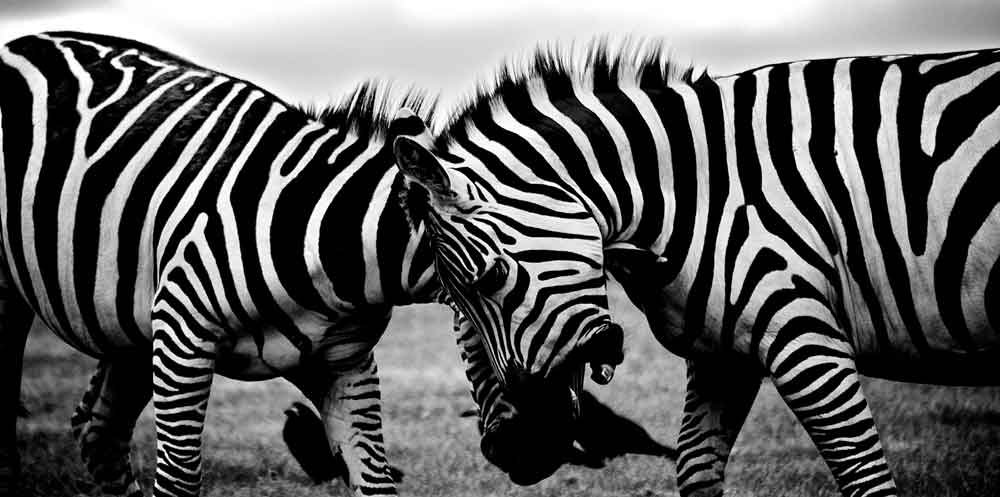
#> input picture Semana_09_Fundamentos_Vision_Computador/semana_09_5_segmentacion_formas/media/IMAGEN_EN_ESCALA_DE_GRISES.jpg, 1000 x 497 px; its folder holds only this picture in this run
$ jupyter execute workshop.ipynb
#> lines starting #> are read from the running program, lines starting #| are printed output that depends on the picture; after the words box and inside, x2 and y2 are one past the last pixel; in counts of white or black regions, pixels touching at a corner belong together
# Taller: Segmentando el Mundo - Binarización y Reconocimiento de Formas

Este notebook implementa técnicas de segmentación de imágenes mediante umbralización y detección de formas.

## 1. Importar librerías necesarias

[cell 1]
import cv2
import numpy as np
import matplotlib.pyplot as plt
from matplotlib.patches import Rectangle
import os
from pathlib import Path

# Crear carpeta de salida para resultados
OUTPUT_DIR = '../media'
os.makedirs(OUTPUT_DIR, exist_ok=True)

print("Librerías importadas correctamente")

## 2. Generar imagen de ejemplo con formas simples

[cell 2]
# Cargar imagen en escala de grises
img_path = '../media/IMAGEN_EN_ESCALA_DE_GRISES.jpg'
img = cv2.imread(img_path, cv2.IMREAD_GRAYSCALE)
#> img is the input picture: shape (497, 1000); min 0, max 255, mean 94.2

# Verificar que la imagen se cargó correctamente
if img is None:
    raise FileNotFoundError(f"No se pudo cargar la imagen desde: {img_path}")

print(f"Imagen cargada correctamente: {img.shape}")
#| Imagen cargada correctamente: (497, 1000)
print(f"Tipo de dato: {img.dtype}")
#| Tipo de dato: uint8
print(f"Rango de valores: [{img.min()}, {img.max()}]")
#| Rango de valores: [0, 255]

# Mostrar imagen original
plt.figure(figsize=(12, 8))
plt.imshow(img, cmap='gray')
plt.title('Imagen Original en Escala de Grises')
plt.axis('off')
plt.tight_layout()
plt.savefig(os.path.join(OUTPUT_DIR, '01_imagen_original_viz.png'), dpi=100, bbox_inches='tight')
plt.show()

# Guardar imagen original también en formato PNG para referencia
cv2.imwrite(os.path.join(OUTPUT_DIR, '01_imagen_original.png'), img)
#> Out = True

## 3. Segmentación Binaria - Umbral Fijo

[cell 3]
# Aplicar umbral fijo
# Cualquier píxel con valor < 128 se convierte a 0, > 128 a 255
ret, binary_fixed = cv2.threshold(img, 127, 255, cv2.THRESH_BINARY)
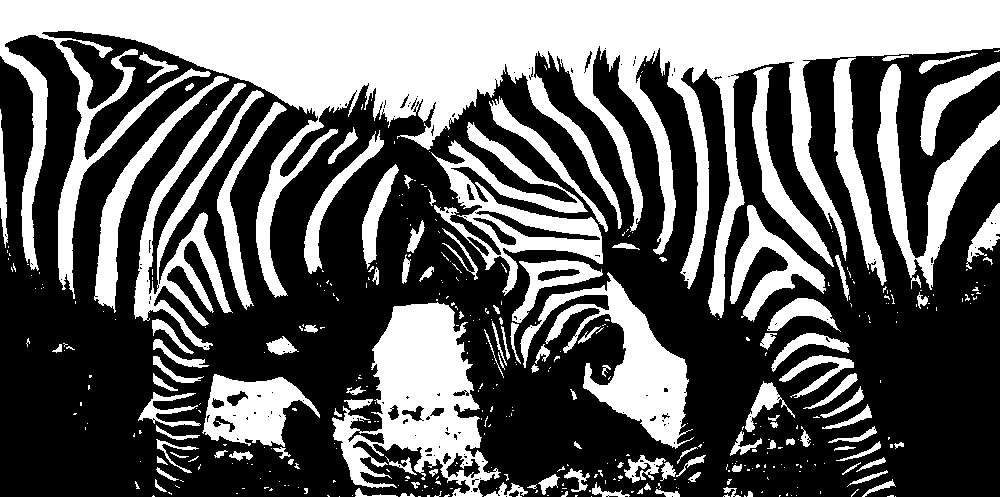
#> binary_fixed: shape (497, 1000); 38.9% white; 428 white regions (312 under 20 px), largest, box (x1, y1, x2, y2) and area: (0, 0, 1000, 318) 96946, (332, 302, 501, 497) 15222, (520, 272, 694, 449) 9692

print(f"Valor de umbral retornado: {ret}")
print(f"Imagen binaria con umbral fijo: {binary_fixed.shape}")
#| Imagen binaria con umbral fijo: (497, 1000)

# Guardar resultado
cv2.imwrite(os.path.join(OUTPUT_DIR, '02_umbral_fijo.png'), binary_fixed)

# Visualizar
fig, axes = plt.subplots(1, 2, figsize=(14, 6))

axes[0].imshow(img, cmap='gray')
axes[0].set_title('Imagen Original')
axes[0].axis('off')

axes[1].imshow(binary_fixed, cmap='gray')
axes[1].set_title('Segmentación con Umbral Fijo (127)')
axes[1].axis('off')

plt.tight_layout()
plt.savefig(os.path.join(OUTPUT_DIR, '02_umbral_fijo_viz.png'), dpi=100, bbox_inches='tight')
plt.show()

## 4. Segmentación Binaria - Umbral Adaptativo

[cell 4]
# Aplicar umbral adaptativo
# El umbral se calcula para pequeñas regiones de la imagen
binary_adaptive = cv2.adaptiveThreshold(
    img,
    255,
    cv2.ADAPTIVE_THRESH_MEAN_C,
    cv2.THRESH_BINARY,
    blockSize=11,
    C=2
)
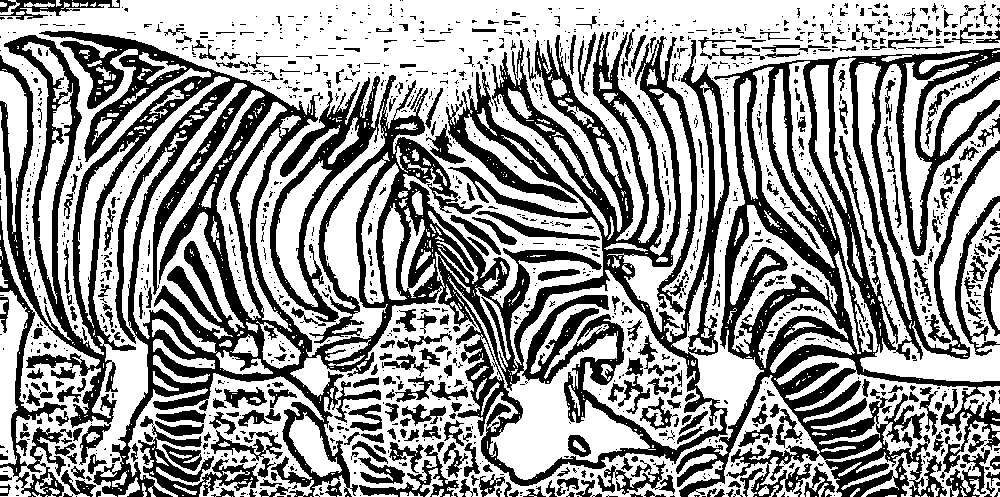
#> binary_adaptive: shape (497, 1000); 59.6% white; 1484 black regions (1111 under 20 px)

print(f"Imagen binaria con umbral adaptativo: {binary_adaptive.shape}")
#| Imagen binaria con umbral adaptativo: (497, 1000)

# Guardar resultado
cv2.imwrite(os.path.join(OUTPUT_DIR, '03_umbral_adaptativo.png'), binary_adaptive)

# Visualizar comparación
fig, axes = plt.subplots(1, 3, figsize=(18, 6))

axes[0].imshow(img, cmap='gray')
axes[0].set_title('Imagen Original')
axes[0].axis('off')

axes[1].imshow(binary_fixed, cmap='gray')
axes[1].set_title('Umbral Fijo')
axes[1].axis('off')

axes[2].imshow(binary_adaptive, cmap='gray')
axes[2].set_title('Umbral Adaptativo')
axes[2].axis('off')

plt.tight_layout()
plt.savefig(os.path.join(OUTPUT_DIR, '03_comparacion_umbrales.png'), dpi=100, bbox_inches='tight')
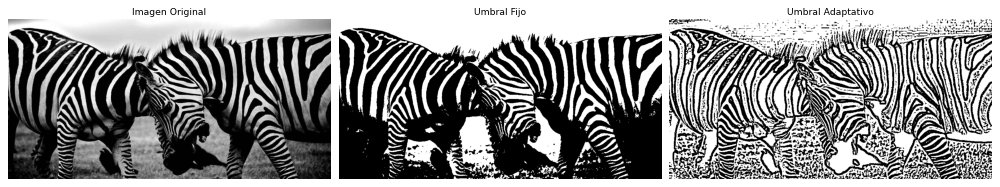
#> figure drawn by matplotlib, 3 panels
plt.show()

## 5. Detección de Contornos

[cell 5]
# Detectar contornos en la imagen binarizada (usando umbral fijo)
contours, hierarchy = cv2.findContours(
    binary_fixed,
    cv2.RETR_TREE,
    cv2.CHAIN_APPROX_SIMPLE
)
#> contours = 633 contours, 504 with area under 20; largest, box (x1, y1, x2, y2) and area: (0, 0, 1000, 318) 93476, (332, 302, 501, 497) 15694, (520, 272, 694, 449) 9232, (431, 122, 603, 296) 8974, (134, 83, 264, 350) 6992

print(f"Número de contornos detectados: {len(contours)}")
#| Número de contornos detectados: 633
print(f"Información de jerarquía: {hierarchy}")
#> (printed output is left out)

# Mostrar información de cada contorno
for i, contour in enumerate(contours):
    area = cv2.contourArea(contour)
    perimeter = cv2.arcLength(contour, True)
    print(f"Contorno {i}: Área={area:.2f}, Perímetro={perimeter:.2f}")
#> this loop made 633 passes
#> (area, perimeter) on passes 19, 34, 41: (22.5, 34.73), (76.5, 61.21), (69, 97.8)
#> (printed output is left out)

## 6. Dibujar Contornos sobre la Imagen Original

[cell 6]
# Crear copia de la imagen original para dibujar
img_contours = cv2.cvtColor(img, cv2.COLOR_GRAY2BGR)

# Dibujar contornos en color
cv2.drawContours(img_contours, contours, -1, (0, 255, 0), 2)
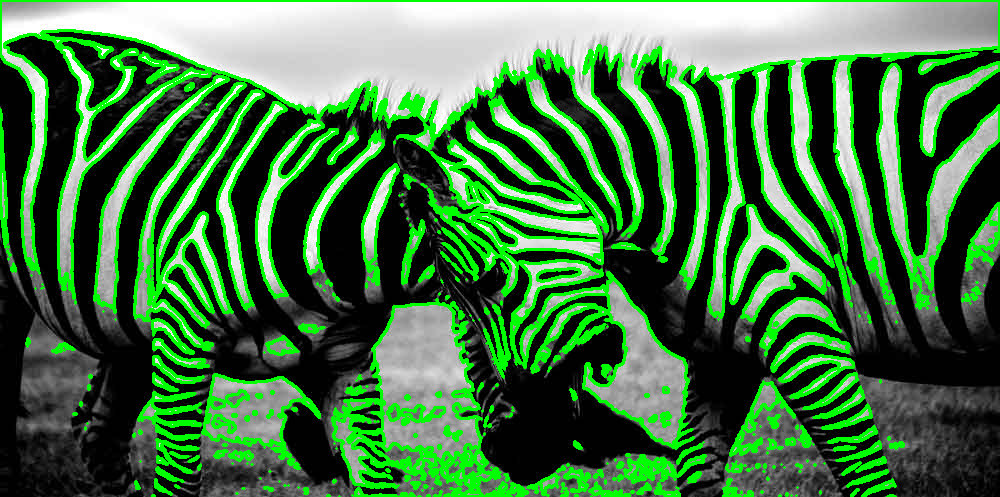
#> img_contours: shape (497, 1000, 3); 19.39% of pixels changed, all inside (x1, y1, x2, y2) = (0, 0, 1000, 497)

# Guardar resultado
cv2.imwrite(os.path.join(OUTPUT_DIR, '04_contornos_dibujados.png'), img_contours)

# Mostrar imagen con contornos
plt.figure(figsize=(10, 10))
img_contours_rgb = cv2.cvtColor(img_contours, cv2.COLOR_BGR2RGB)
plt.imshow(img_contours_rgb)
plt.title('Contornos Detectados')
plt.axis('off')
plt.tight_layout()
plt.savefig(os.path.join(OUTPUT_DIR, '04_contornos_dibujados_viz.png'), dpi=100, bbox_inches='tight')
plt.show()

## 7. Cálculo de Centro de Masa (Momentos)

[cell 7]
# Calcular centro de masa para cada contorno
centers = []
moments_data = []

for i, contour in enumerate(contours):
    M = cv2.moments(contour)

    # Evitar división por cero
    if M['m00'] != 0:
        cx = int(M['m10'] / M['m00'])
        cy = int(M['m01'] / M['m00'])
        centers.append((cx, cy))
        moments_data.append({
            'id': i,
            'cx': cx,
            'cy': cy,
            'area': cv2.contourArea(contour),
            'perimeter': cv2.arcLength(contour, True)
        })
        print(f"Contorno {i}: Centro de masa = ({cx}, {cy})")
#> this loop made 633 passes
#> (contour, cx, cy) on passes 8, 9, 10, 12, 14, 15, 18: ([[779, 495], [779, 496], [780, 495]], 779, 495), ([[744, 495], [744, 496], [745, 496]], 744, 495), ([[575, 495], [575, 496], [576, 496], [577, 495]], 575, 495), ([[427, 495], [427, 496], [429, 496], [429, 495]], 428, 495), ([[327, 495], [328, 496], [329, 496], [328, 495]], 328, 495), ([[153, 495], [152, 496], [154, 496]], 153, 495), ([[787, 493], [786, 494], [786, 495], [787, 495]], 786, 494)
#> after the loop, centers = 444 pairs, first value 2 to 998, second value 48 to 495; moments_data = 444 items

print(f"\nTotal de centros de masa calculados: {len(centers)}")

## 8. Cálculo de Bounding Boxes

[cell 8]
# Calcular bounding boxes para cada contorno
img_bbox = cv2.cvtColor(img, cv2.COLOR_GRAY2BGR)

bounding_boxes = []

for i, contour in enumerate(contours):
    x, y, w, h = cv2.boundingRect(contour)
    bounding_boxes.append({
        'id': i,
        'x': x,
        'y': y,
        'width': w,
        'height': h,
        'area_bbox': w * h
    })

    # Dibujar rectángulo
    cv2.rectangle(img_bbox, (x, y), (x + w, y + h), (255, 0, 0), 2)
    print(f"Contorno {i}: BBox = ({x}, {y}, {w}, {h})")
#> this loop made 633 passes
#> (x, y, w, h) on passes 1, 2, 4: (895, 496, 1, 1), (591, 496, 1, 1), (339, 496, 1, 1)
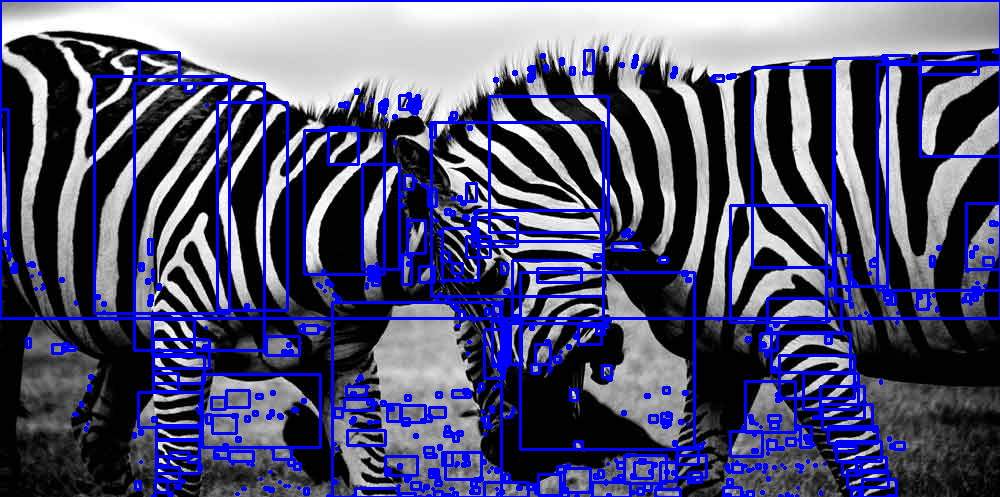
#> img_bbox: shape (497, 1000, 3); 13.59% of pixels changed, all inside (x1, y1, x2, y2) = (0, 0, 1000, 497)
#> after the loop, bounding_boxes = 633 items

# Guardar resultado
cv2.imwrite(os.path.join(OUTPUT_DIR, '05_bounding_boxes.png'), img_bbox)

# Visualizar
plt.figure(figsize=(10, 10))
img_bbox_rgb = cv2.cvtColor(img_bbox, cv2.COLOR_BGR2RGB)
plt.imshow(img_bbox_rgb)
plt.title('Bounding Boxes de Formas Detectadas')
plt.axis('off')
plt.tight_layout()
plt.savefig(os.path.join(OUTPUT_DIR, '05_bounding_boxes_viz.png'), dpi=100, bbox_inches='tight')
plt.show()

## 9. Visualización de Centros de Masa y Bounding Boxes Combinados

[cell 9]
# Crear imagen con contornos, bbox y centros de masa
img_combined = cv2.cvtColor(img, cv2.COLOR_GRAY2BGR)

# Dibujar contornos
cv2.drawContours(img_combined, contours, -1, (0, 255, 0), 2)

# Dibujar bounding boxes
for bbox in bounding_boxes:
    x, y, w, h = bbox['x'], bbox['y'], bbox['width'], bbox['height']
    cv2.rectangle(img_combined, (x, y), (x + w, y + h), (255, 0, 0), 2)
#> this loop made 633 passes
#> (x, y, w, h) on passes 1 to 3: (895, 496, 1, 1), (591, 496, 1, 1), (418, 496, 3, 1)
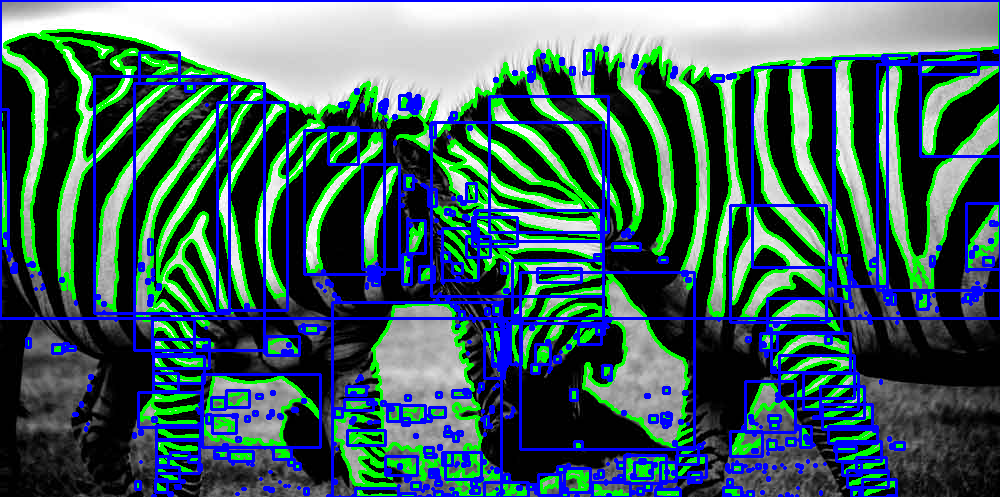
#> img_combined: shape (497, 1000, 3); 13.59% of pixels changed, all inside (x1, y1, x2, y2) = (0, 0, 1000, 497)

# Dibujar centros de masa
for i, (cx, cy) in enumerate(centers):
    cv2.circle(img_combined, (cx, cy), 5, (0, 0, 255), -1)
    cv2.putText(img_combined, f'{i}', (cx + 10, cy), cv2.FONT_HERSHEY_SIMPLEX, 0.5, (0, 0, 255), 2)
#> this loop made 444 passes
#> (cx, cy) on passes 1 to 3: (891, 495), (779, 495), (744, 495)
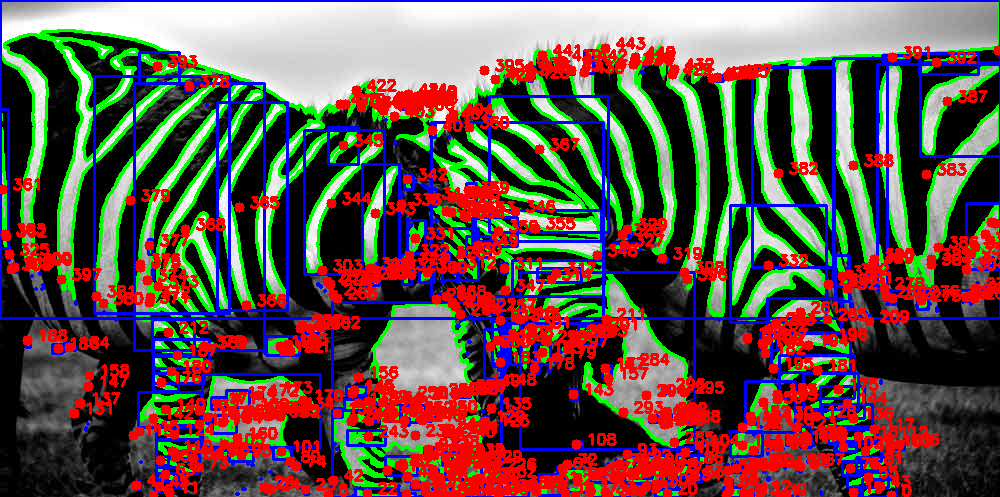
#> img_combined: shape (497, 1000, 3); 17.93% of pixels changed, all inside (x1, y1, x2, y2) = (0, 37, 1000, 497)

# Guardar resultado
cv2.imwrite(os.path.join(OUTPUT_DIR, '06_analisis_completo.png'), img_combined)

# Visualizar
plt.figure(figsize=(10, 10))
img_combined_rgb = cv2.cvtColor(img_combined, cv2.COLOR_BGR2RGB)
plt.imshow(img_combined_rgb)
plt.title('Análisis Completo: Contornos, Bounding Boxes y Centros de Masa')
plt.axis('off')
plt.tight_layout()
plt.savefig(os.path.join(OUTPUT_DIR, '06_analisis_completo_viz.png'), dpi=100, bbox_inches='tight')
plt.show()

## 10. Cálculo de Métricas Básicas

[cell 10]
# Calcular métricas
areas = [m['area'] for m in moments_data]
perimeters = [m['perimeter'] for m in moments_data]

if areas:
    area_promedio = np.mean(areas)
    area_max = np.max(areas)
    area_min = np.min(areas)
else:
    area_promedio = area_max = area_min = 0

if perimeters:
    perimeter_promedio = np.mean(perimeters)
    perimeter_max = np.max(perimeters)
    perimeter_min = np.min(perimeters)
else:
    perimeter_promedio = perimeter_max = perimeter_min = 0

# Imprimir métricas
print("="*50)
print("MÉTRICAS DE SEGMENTACIÓN")
print("="*50)
print(f"Número total de formas detectadas: {len(contours)}")
print(f"\nÁreas:")
print(f"  - Área promedio: {area_promedio:.2f} píxeles²")
print(f"  - Área máxima: {area_max:.2f} píxeles²")
print(f"  - Área mínima: {area_min:.2f} píxeles²")
print(f"\nPerímetros:")
print(f"  - Perímetro promedio: {perimeter_promedio:.2f} píxeles")
print(f"  - Perímetro máximo: {perimeter_max:.2f} píxeles")
print(f"  - Perímetro mínimo: {perimeter_min:.2f} píxeles")
print("="*50)

## 11. Visualización de Métricas en Tabla

## 12. Gráfico de Distribución de Áreas y Perímetros

[cell 11]
# Crear gráficos de distribución
fig, axes = plt.subplots(1, 2, figsize=(14, 5))

# Gráfico de áreas
axes[0].bar(range(len(areas)), areas, color='steelblue', edgecolor='black')
axes[0].axhline(y=area_promedio, color='red', linestyle='--', label=f'Promedio: {area_promedio:.2f}')
axes[0].set_xlabel('Forma ID')
axes[0].set_ylabel('Área (píxeles²)')
axes[0].set_title('Distribución de Áreas')
axes[0].legend()
axes[0].grid(True, alpha=0.3)

# Gráfico de perímetros
axes[1].bar(range(len(perimeters)), perimeters, color='coral', edgecolor='black')
axes[1].axhline(y=perimeter_promedio, color='red', linestyle='--', label=f'Promedio: {perimeter_promedio:.2f}')
axes[1].set_xlabel('Forma ID')
axes[1].set_ylabel('Perímetro (píxeles)')
axes[1].set_title('Distribución de Perímetros')
axes[1].legend()
axes[1].grid(True, alpha=0.3)

plt.tight_layout()
plt.savefig(os.path.join(OUTPUT_DIR, '08_distribucion_metricas.png'), dpi=100, bbox_inches='tight')
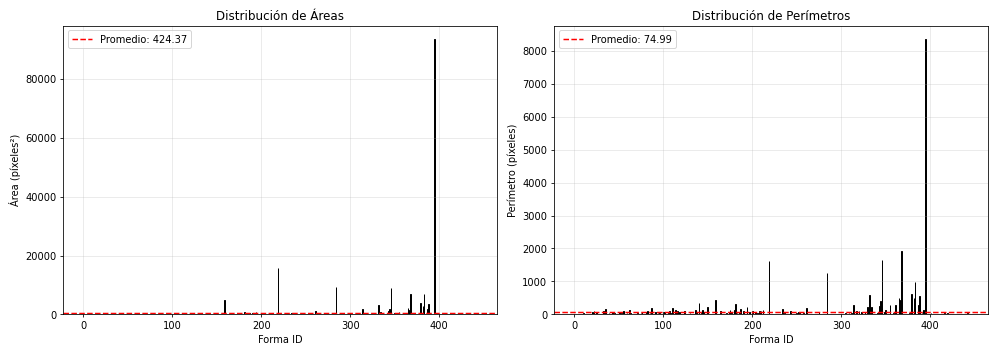
#> figure drawn by matplotlib, 2 panels; panel 1: tallest bar 93475.5 high, from x = 394.6 to 395.4; panel 2: tallest bar 8350.5 high, from x = 394.6 to 395.4
plt.show()

## 13. Bonus: Visualización Morfológica de Operaciones

[cell 12]
# Crear kernel para operaciones morfológicas
kernel = cv2.getStructuringElement(cv2.MORPH_ELLIPSE, (5, 5))

# Aplicar erosión
eroded = cv2.erode(binary_fixed, kernel, iterations=1)
#> eroded: shape (497, 1000); 28% white; 230 white regions (154 under 20 px), largest, box (x1, y1, x2, y2) and area: (0, 0, 1000, 313) 76627, (375, 305, 479, 459) 10126, (585, 281, 686, 444) 6560

# Aplicar dilatación
dilated = cv2.dilate(binary_fixed, kernel, iterations=1)
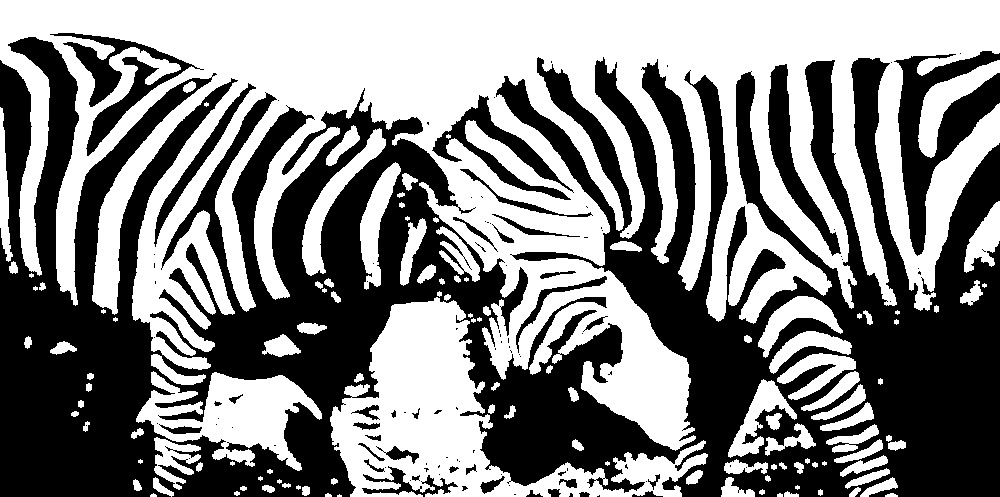
#> dilated: shape (497, 1000); 51.5% white; 111 black regions (76 under 20 px), largest, box (x1, y1, x2, y2) and area: (0, 37, 1000, 497) 215922, (894, 51, 1000, 256) 7785, (50, 33, 204, 156) 4202

# Aplicar apertura (erosión seguida de dilatación)
opening = cv2.morphologyEx(binary_fixed, cv2.MORPH_OPEN, kernel)
#> opening: shape (497, 1000); 36.7% white; 138 white regions (15 under 20 px), largest, box (x1, y1, x2, y2) and area: (0, 0, 1000, 315) 85509, (373, 303, 481, 486) 12523, (539, 279, 688, 448) 8466

# Aplicar cierre (dilatación seguida de erosión)
closing = cv2.morphologyEx(binary_fixed, cv2.MORPH_CLOSE, kernel)
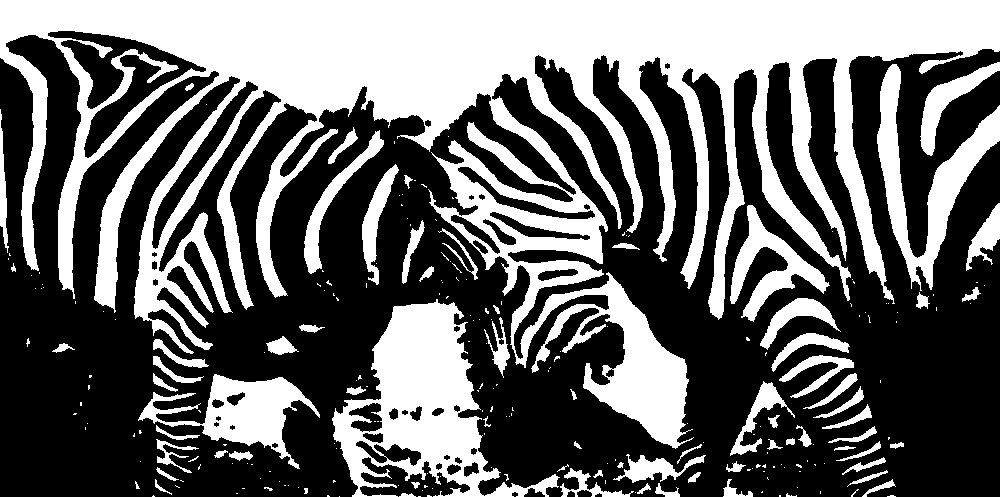
#> closing: shape (497, 1000); 40.3% white; 239 white regions (168 under 20 px), largest, box (x1, y1, x2, y2) and area: (0, 0, 1000, 449) 144453, (332, 299, 560, 497) 17669, (877, 64, 1000, 291) 7431

# Visualizar todas las operaciones
fig, axes = plt.subplots(2, 3, figsize=(16, 10))

axes[0, 0].imshow(img, cmap='gray')
axes[0, 0].set_title('Imagen Original')
axes[0, 0].axis('off')

axes[0, 1].imshow(binary_fixed, cmap='gray')
axes[0, 1].set_title('Binarizada')
axes[0, 1].axis('off')

axes[0, 2].imshow(eroded, cmap='gray')
axes[0, 2].set_title('Erosión')
axes[0, 2].axis('off')

axes[1, 0].imshow(dilated, cmap='gray')
axes[1, 0].set_title('Dilatación')
axes[1, 0].axis('off')

axes[1, 1].imshow(opening, cmap='gray')
axes[1, 1].set_title('Apertura')
axes[1, 1].axis('off')

axes[1, 2].imshow(closing, cmap='gray')
axes[1, 2].set_title('Cierre')
axes[1, 2].axis('off')

plt.tight_layout()
plt.savefig(os.path.join(OUTPUT_DIR, '09_operaciones_morfologicas.png'), dpi=100, bbox_inches='tight')
plt.show()

print("Operaciones morfológicas completadas")

## 14. Resumen de Archivos Generados

[cell 13]
# Listar todos los archivos generados
output_files = os.listdir(OUTPUT_DIR)
output_files.sort()

print("\n" + "="*60)
print("ARCHIVOS GENERADOS EN CARPETA MEDIA/")
print("="*60)
for i, file in enumerate(output_files, 1):
    file_path = os.path.join(OUTPUT_DIR, file)
    file_size = os.path.getsize(file_path) / 1024  # en KB
    print(f"{i}. {file} ({file_size:.2f} KB)")
print("="*60)
print(f"\nTotal de archivos generados: {len(output_files)}")
